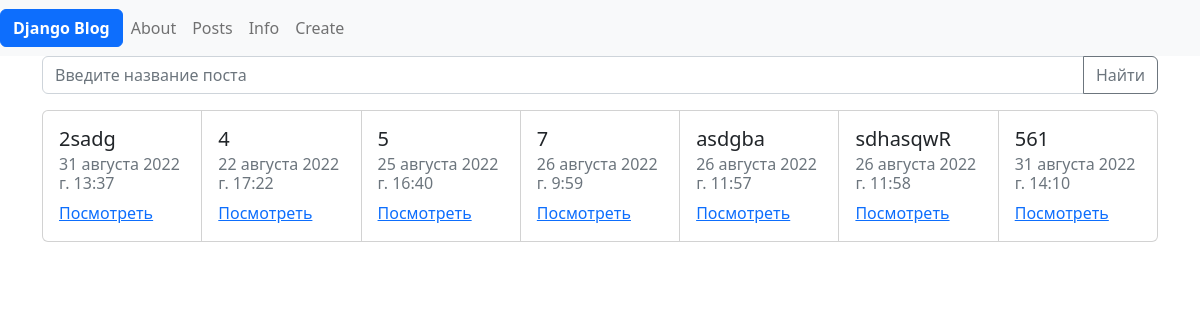
The app's page /posts/, older data.
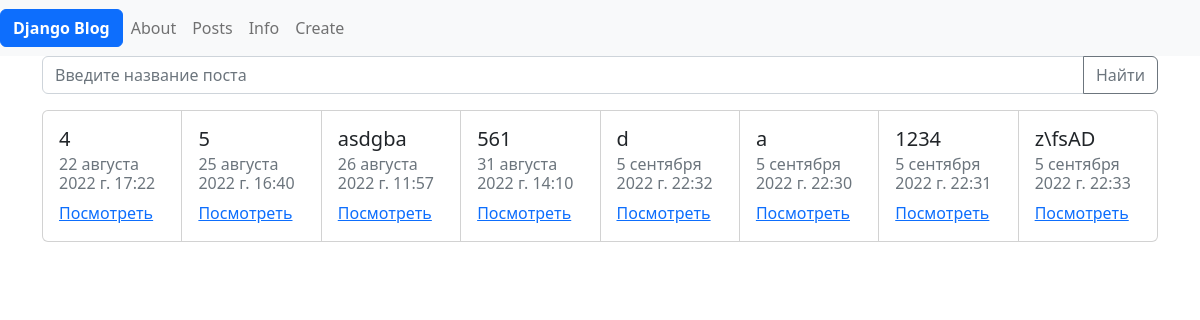
The same page, newer data.
### posts/models.py (models this page shows)
class Post(models.Model):
    title = models.CharField(max_length=100)
    content = models.TextField()
    date = models.DateTimeField(default=datetime.datetime.now)
    user = models.ForeignKey(User, on_delete=models.SET_NULL, null=True)

### posts/views.py (the view)
# urls.py: path('', posts_views.show_posts),
def show_posts(request, post_id: str = None):
    if request.GET.get('search'):
        s = request.GET['search']
        posts_ = list(models.Post.objects.filter(title__contains=s))
        posts_ += list(models.Post.objects.filter(content__contains=s).exclude(title__contains=s))
    else:
        posts_ = models.Post.objects.all()
    return render(request, 'posts/posts.html', {'posts': posts_, 'search_str': request.GET.get('search', '')})

### templates/posts/posts.html (shortened to what this page needs)
{% extends 'posts/base.html' %}
{% load l10n %}
{% block content %}
<form method="get">
    <div class="input-group mb-3">
  <input name="search" type="text" class="form-control" placeholder="Введите название поста" aria-label="Имя пользователя получателя" aria-describedby="button-addon2">
  <button class="btn btn-outline-secondary" type="submit" id="button-addon2">Найти</button>
</div>
</form>
<div class="card-group">
    {% for post in posts %}
    <div class="card" style="width: 18rem;">
        <div class="card-body">
        <h5 class="card-title">{{  post.title }}</h5>
        <h6 class="card-subtitle mb-2 text-muted">{{ post.date}}</h6>
        <a href="{% url 'get_post' post.id %}" class="card-link">Посмотреть</a>
        </div>
     </div>
    {% endfor%}
</div>
{% endblock %}

Row changes from the older to the newer data that the page shows:
removed Post: title "2sadg", date "31 августа 2022 г. 13:37"
removed Post: title "7", date "26 августа 2022 г. 9:59"
removed Post: title "sdhasqwR", date "26 августа 2022 г. 11:58"
added Post: title "d", date "5 сентября 2022 г. 22:32"
added Post: title "a", date "5 сентября 2022 г. 22:30"
added Post: title "1234", date "5 сентября 2022 г. 22:31"
added Post: title "z\\fsAD", date "5 сентября 2022 г. 22:33"
